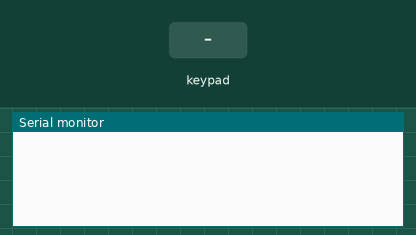
The sketch below on a simulated Arduino Uno, built with avr-gcc and run on an emulated ATmega328P. On the bench: the last lines printed to the serial monitor. The inputs (shaded band) are chosen by the test bench.

Above: at 1.2 s.
1.3 s: key '1' pressed
At 2.4 s:
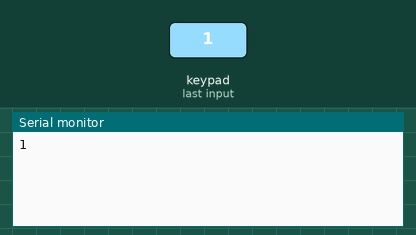
2.8 s: keypad keys 9 8 7 6 pressed 0.4 s apart
At 4.6 s:
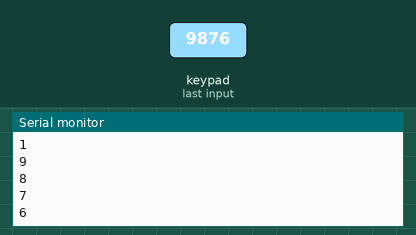
5.9 s: key '2' pressed
At 7.1 s:
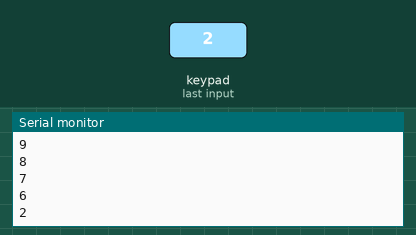
7.4 s: keypad keys 5 4 3 2 pressed 0.4 s apart
At 9.3 s:
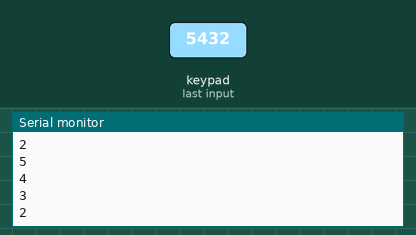
Timing chart, 0 to 10.8 s (numbered marks = the images above; inputs shaded):
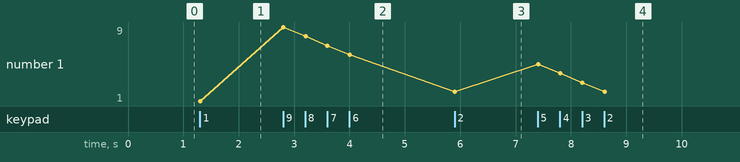

Measured:
- after the input at 1.3 s, the serial monitor: prints a new line at once (image 1)
- after the input at 2.8 s, the serial monitor: prints a new line at once (image 2)
- after the input at 5.9 s, the serial monitor: prints a new line at once (image 3)
- after the input at 7.4 s, the serial monitor: prints a new line at once (image 4)
- plotted number 1: 1 → 6 after the input at 2.8 s, 6 → 2 after the input at 5.9 s

The sketch:

macropad_arduino_4x4.ino
```cpp
#include <Keypad.h>

const byte ROWS = 4; //three rows
const byte COLS = 4; //three columns
//define the cymbols on the buttons of the keypads
//Your Keypad distribution
const char hexaKeys[ROWS][COLS] = {
  {'1', '2', '3', '4'},
  {'5', '6', '7', '8'},
  {'9', '10', '11', '12'},
  {'13', '14', '15', '16'}
 };

//Digital pins for Rows and Cols
byte rowPins[ROWS] = {9, 8, 7, 6};//connect to the row pinouts of the keypad
byte colPins[COLS] = {5, 4, 3, 2};//connect to the column pinouts of the keypad

//Creates keypad object
Keypad customKeypad = Keypad(makeKeymap(hexaKeys), rowPins, colPins, ROWS, COLS);

void setup() {
  Serial.begin(9600);
}

void loop() {
  char customKey = customKeypad.getKey();
  if (customKey) {
    //Print de key char from hexaKeys matrix
    Serial.println(customKey);
  }
}
```
